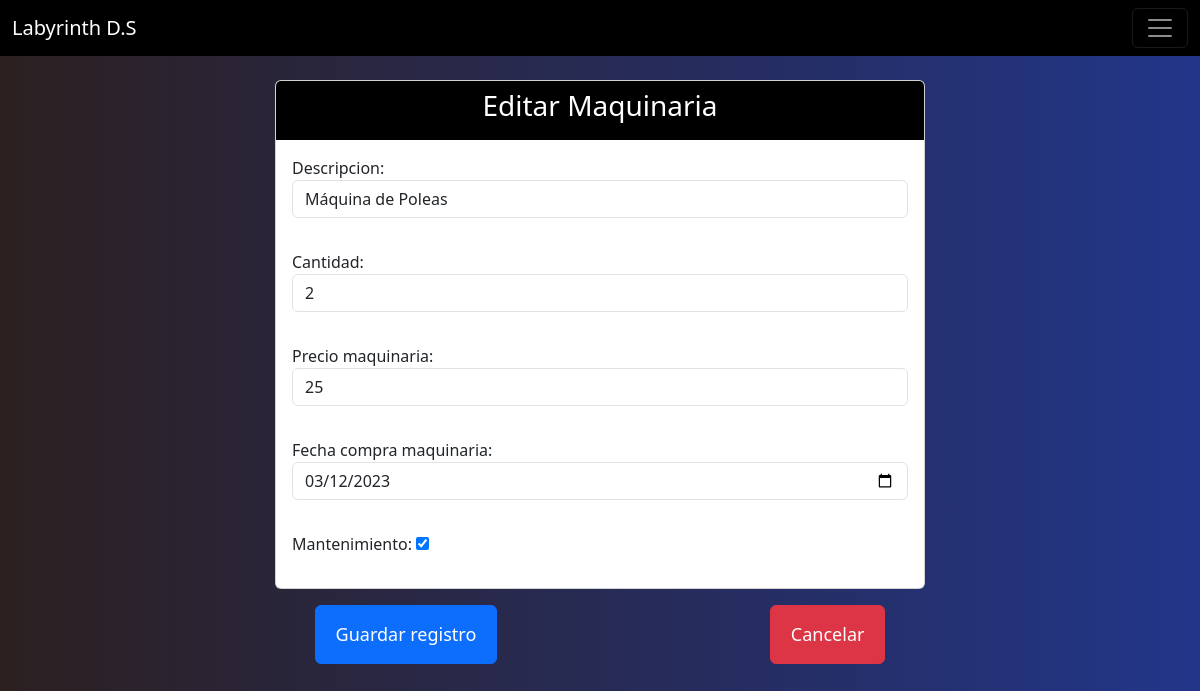
Screenshot of /maquinaria/editar_maquinaria/1 (signed in) with the database file from the repository.
### modulos/maquinaria/models.py (models this page shows, shortened)
class Maquinaria(models.Model):
    Descripcion = models.CharField(max_length=130, unique=True)
    Cantidad = models.IntegerField(default='')
    precio_maquinaria = models.IntegerField(default=0)
    fecha_compra_maquinaria = models.DateField(default=now)
    Mantenimiento = models.BooleanField(default=False)
    class Meta:
        ordering = ('Descripcion',)

### modulos/maquinaria/views/maquinaria/views.py (the view)
# urls.py: path('editar_maquinaria/<int:pk>', (ActualizarMaquinaria.as_view()), name='editar_maquinaria'),
class ActualizarMaquinaria(LoginRequiredMixin, UpdateView):
    model = Maquinaria
    template_name = "maquinaria/editar_maquinaria.html"
    success_url = reverse_lazy('maquinaria:detalle_maquinaria')
    form_class = MaquinariaForm
    def get_context_data(self, **kwargs):
        context = super().get_context_data(**kwargs)
        context['action_save'] = self.request.path
        context['titulo'] = 'Editar Maquinaria'
        context['url_anterior'] = '/maquinaria/detalle_maquinaria/'
        return context

### modulos/maquinaria/forms.py
class MaquinariaForm(ModelForm):
    class Meta:
        model = Maquinaria
        fields = '__all__'
        exclude=['usuario']
        widgets = {
            'Descripcion': forms.TextInput(attrs={'class': 'form-control','placeholder':'Ingrese nombre de la Maquina'}),
            'Cantidad': forms.TextInput(attrs={'class': 'form-control','placeholder':'Ingrese la Cantidad'}),
            'precio_maquinaria': forms.NumberInput(attrs={'class': 'form-control','placeholder':'Ingrese precio de la maquinaria'}),
            'fecha_compra_maquinaria': forms.DateInput(format=('%Y-%m-%d'),
                                                       attrs={'class': 'form-control', 'type': 'date', 'id':'fecha'}),
            'Mantenimiento': forms.CheckboxInput()
        }

### modulos/maquinaria/templates/maquinaria/editar_maquinaria.html (shortened to what this page needs)
{% extends 'formulario_plantilla.html' %}
{% load static %}
{% block formulario %}
    {{ form.as_p }}
{% endblock %}

### static/css/estilo.css (style rules this page uses)
body { background: linear-gradient(90deg, #2c2020 0%, rgba(17, 38, 128, 0.93) 100%); height: 100vh; }

### rows the page displays
Maquinaria: Descripcion "Máquina de Poleas", Cantidad "2", precio_maquinaria "25", fecha_compra_maquinaria "03/12/2023", Mantenimiento "☑"

### other values shown
{{ titulo }} "Editar Maquinaria"
